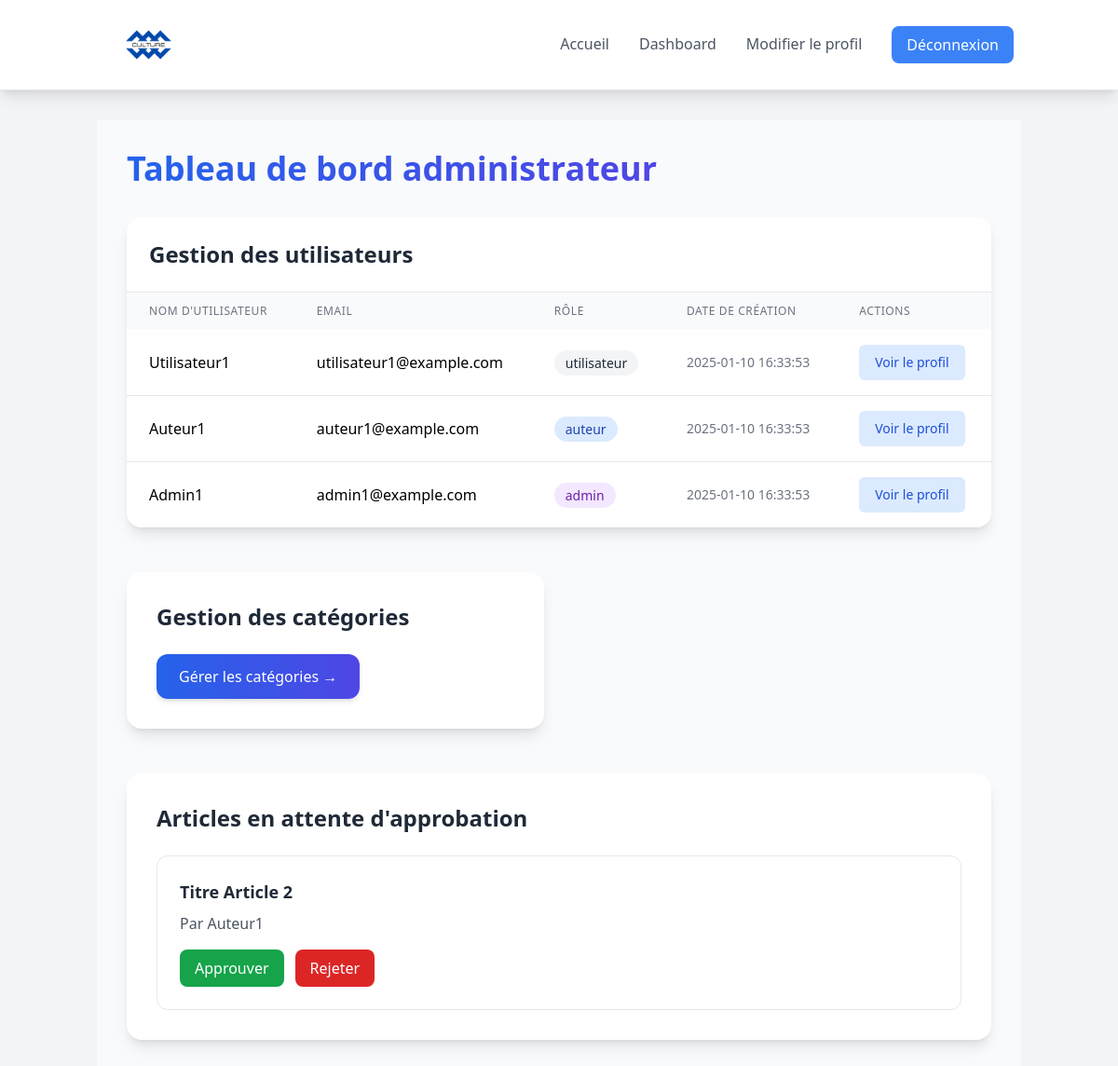
/index.php?page=dashboard (signed in), run on the app's committed database.
### tables this page shows
CREATE TABLE utilisateurs (
    id_utilisateur INT AUTO_INCREMENT PRIMARY KEY,
    nom_utilisateur VARCHAR(50) NOT NULL,
    email VARCHAR(100) NOT NULL UNIQUE,
    mot_de_passe VARCHAR(255) NOT NULL,
    role ENUM('admin', 'auteur', 'utilisateur', 'banned') NOT NULL,
    photo VARCHAR(255),
    date_creation TIMESTAMP DEFAULT CURRENT_TIMESTAMP
);

CREATE TABLE articles (
    id_article INT AUTO_INCREMENT PRIMARY KEY,
    titre VARCHAR(255) NOT NULL,
    contenu TEXT NOT NULL,
    id_categorie INT,
    id_auteur INT,
    statut ENUM('en attente', 'approuve', 'refuse') DEFAULT 'en attente',
    photo VARCHAR(255) NOT NULL,
    date_creation TIMESTAMP DEFAULT CURRENT_TIMESTAMP,
    date_modification TIMESTAMP DEFAULT CURRENT_TIMESTAMP ON UPDATE CURRENT_TIMESTAMP,
    FOREIGN KEY (id_categorie) REFERENCES categories(id_categorie),
    FOREIGN KEY (id_auteur) REFERENCES utilisateurs(id_utilisateur)
);

### classes/Database.php (called while the page is built, shortened)
<?php
class Database {
    private $host = "localhost";
    private $db_name = "culture_platform_v2";
    private $username = "root";
    private $password = "";
    public function getConnection() {
        $this->conn = null;
        try {
            $this->conn = new PDO("mysql:host=" . $this->host . ";dbname=" . $this->db_name, $this->username, $this->password);
            $this->conn->setAttribute(PDO::ATTR_ERRMODE, PDO::ERRMODE_EXCEPTION);
        } catch(PDOException $exception) {
            echo "Connection error: " . $exception->getMessage();
        }
        return $this->conn;
    }
}

### classes/User.php (called while the page is built, shortened)
<?php
class User {
    private $conn;
    private $table_name = "utilisateurs";
    public function __construct($db) {
        $this->conn = $db->getConnection();
    }
    public function getAllUsers() {
        $query = "SELECT * FROM " . $this->table_name . " ORDER BY id_utilisateur DESC";
        $stmt = $this->conn->prepare($query);
        $stmt->execute();
        return $stmt->fetchAll(PDO::FETCH_ASSOC);
    }
}

### classes/Article.php (called while the page is built, shortened)
<?php
class Article {
    private $conn;
    private $table_name = "articles";
    public function __construct($db) {
        $this->conn = $db->getConnection();
    }
    public function getPendingArticles() {
        $query = "SELECT a.*, c.nom_categorie, u.nom_utilisateur
                  FROM " . $this->table_name . " a
                  JOIN categories c ON a.id_categorie = c.id_categorie
                  JOIN utilisateurs u ON a.id_auteur = u.id_utilisateur
                  WHERE a.statut = 'en attente'
                  ORDER BY a.date_creation DESC";
        $stmt = $this->conn->prepare($query);
        $stmt->execute();
        return $stmt->fetchAll(PDO::FETCH_ASSOC);
    }
}

### views/dashboard.php (the view, shortened to what this page needs)
<div class="min-h-screen bg-gray-50 py-8 px-4 sm:px-6 lg:px-8">
    <?php if ($_SESSION['role'] === 'admin'): ?>
    <div class="max-w-7xl mx-auto">
        <h1 class="text-4xl font-extrabold text-gray-900 mb-8">
            <span class="bg-clip-text text-transparent bg-gradient-to-r from-blue-600 to-indigo-600">
            </span>
        </h1>
        <div class="mb-12 bg-white rounded-2xl shadow-lg overflow-hidden">
            <div class="p-6 border-b border-gray-200">
                <h2 class="text-2xl font-bold text-gray-800">Gestion des utilisateurs</h2>
            </div>
            <div class="overflow-x-auto">
                <table class="min-w-full">
                    <thead class="bg-gray-50">
                        <tr>
                            <th class="py-3 px-6 text-left text-xs font-medium text-gray-500 uppercase tracking-wider">Nom d'utilisateur</th>
                            <th class="py-3 px-6 text-left text-xs font-medium text-gray-500 uppercase tracking-wider">Email</th>
                            <th class="py-3 px-6 text-left text-xs font-medium text-gray-500 uppercase tracking-wider">Rôle</th>
                            <th class="py-3 px-6 text-left text-xs font-medium text-gray-500 uppercase tracking-wider">Date de création</th>
                            <th class="py-3 px-6 text-left text-xs font-medium text-gray-500 uppercase tracking-wider">Actions</th>
                        </tr>
                    </thead>
                    <tbody class="bg-white divide-y divide-gray-200">
                        <?php foreach ($allUsers as $user): ?>
                            <tr class="hover:bg-gray-50 transition-colors">
                                <td class="py-4 px-6"><?php echo htmlspecialchars($user['nom_utilisateur']); ?></td>
                                <td class="py-4 px-6"><?php echo htmlspecialchars($user['email']); ?></td>
                                <td class="py-4 px-6">
                                    <span class="px-3 py-1 rounded-full text-sm font-medium
                                        <?php echo $user['role'] === 'admin' ? 'bg-purple-100 text-purple-800' :
                                        ($user['role'] === 'auteur' ? 'bg-blue-100 text-blue-800' : 'bg-gray-100 text-gray-800'); ?>">
                                        <?php echo htmlspecialchars($user['role']); ?>
                                    </span>
                                </td>
                                <td class="py-4 px-6 text-sm text-gray-500"><?php echo htmlspecialchars($user['date_creation']); ?></td>
                                <td class="py-4 px-6">
                                    <a href="index.php?page=user_profile&id=<?php echo $user['id_utilisateur']; ?>"
                                       class="inline-flex items-center px-4 py-2 border border-transparent text-sm font-medium rounded-md text-blue-700 bg-blue-100 hover:bg-blue-200 transition-colors">
                                        Voir le profil
                                    </a>
                                </td>
                            </tr>
                        <?php endforeach; ?>
                    </tbody>
                </table>
            </div>
        </div>
        <div class="grid grid-cols-1 md:grid-cols-2 gap-8 mb-12">
            <div class="bg-white rounded-2xl shadow-lg p-8 transform transition-all hover:scale-105">
                <h2 class="text-2xl font-bold text-gray-800 mb-6">Gestion des catégories</h2>
                <a href="index.php?page=manage_categories"
                   class="inline-flex items-center px-6 py-3 bg-gradient-to-r from-blue-600 to-indigo-600 hover:from-blue-700 hover:to-indigo-700 text-white font-medium rounded-xl shadow-md transition-all">
                    Gérer les catégories →
                </a>
            </div>
        </div>
        <div class="bg-white rounded-2xl shadow-lg p-8 mb-12">
            <h2 class="text-2xl font-bold text-gray-800 mb-6">Articles en attente d'approbation</h2>
            <div class="space-y-4">
                <?php foreach ($pendingArticles as $article): ?>
                    <div class="p-6 border border-gray-200 rounded-xl hover:shadow-md transition-shadow">
                        <h3 class="text-lg font-semibold text-gray-800 mb-2"><?php echo htmlspecialchars($article['titre']); ?></h3>
                        <p class="text-gray-600 mb-4">Par <?php echo htmlspecialchars($article['nom_utilisateur']); ?></p>
                        <div class="flex space-x-3">
                            <a href="index.php?page=approve_article&id=<?php echo $article['id_article']; ?>"
                               class="px-4 py-2 bg-green-600 hover:bg-green-700 text-white font-medium rounded-lg transition-colors">
                                Approuver
                            </a>
                            <a href="index.php?page=reject_article&id=<?php echo $article['id_article']; ?>"
                               class="px-4 py-2 bg-red-600 hover:bg-red-700 text-white font-medium rounded-lg transition-colors">
                                Rejeter
                            </a>
                        </div>
                    </div>
                <?php endforeach; ?>
            </div>
        </div>
    </div>
    <?php endif; ?>
</div>

### views/header.php (shortened to what this page needs)
<!DOCTYPE html>
<html lang="fr">
<head>
    <script src="https://cdn.tailwindcss.com"></script>
</head>
<body class="bg-gray-100 min-h-screen flex flex-col">
    <header class="bg-white shadow-lg border-b border-gray-200">
        <nav class="container mx-auto px-6">
            <div class="flex justify-between items-center">
                <div class="flex items-center space-x-2">
                    <a href="index.php" class="flex items-center group">
                    <img src="./uploads/logo.png" alt="Art & Culture Logo" class="h-24 w-24">
                    </a>
                </div>
                <div class="flex items-center space-x-8">
                    <a href="index.php" class="text-gray-600 hover:text-indigo-600 font-medium transition-colors duration-300 border-b-2 border-transparent hover:border-indigo-600 py-1">
                        Accueil
                    </a>
                    <?php if (isset($_SESSION['user_id'])): ?>
                        <?php if ($_SESSION['role'] === 'admin' || $_SESSION['role'] === 'auteur'): ?>
                            <a href="index.php?page=dashboard" class="text-gray-600 hover:text-indigo-600 font-medium transition-colors duration-300 border-b-2 border-transparent hover:border-indigo-600 py-1">
                                Dashboard
                            </a>
                        <?php endif; ?>
                        <a href="index.php?page=edit_profile" class="text-gray-600 hover:text-indigo-600 font-medium transition-colors duration-300 border-b-2 border-transparent hover:border-indigo-600 py-1">
            Modifier le profil
        </a>
                        <a href="index.php?page=logout" class="bg-blue-500 text-white hover:bg-blue-600 px-4 py-2 rounded-lg font-medium transition-colors duration-300">
                            Déconnexion
                        </a>
                    <?php endif; ?>
                </div>
            </div>
        </nav>
    </header>
    <main class="container mx-auto px-4 py-8 flex-grow">
</body>
</html>

### index.php (shortened to what this page needs)
<?php
require_once 'classes/Database.php';
require_once 'classes/User.php';
require_once 'classes/Article.php';
$db = new Database();
$user = new User($db);
$article = new Article($db);
$page = isset($_GET['page']) ? $_GET['page'] : 'home';
include 'views/header.php';
switch ($page) {
    case 'dashboard':
        if (isset($_SESSION['user_id'])) {
            $userRole = $_SESSION['role'];
            if ($userRole === 'admin') {
                $allUsers = $user->getAllUsers();
                $pendingArticles = $article->getPendingArticles();
            } elseif ($userRole === 'auteur') {
                $userArticles = $article->getUserArticles($_SESSION['user_id']);
            }
            include 'views/dashboard.php';
        } else {
            header('Location: index.php');
        }
        break;
}
include 'views/footer.php';

### views/footer.php (shortened to what this page needs)
</body>
</html>

### data on the page
utilisateurs: nom_utilisateur "Utilisateur1", email "utilisateur1@example.com", role "utilisateur", date_creation "2025-01-10 16:33:53"
utilisateurs: nom_utilisateur "Auteur1", email "auteur1@example.com", role "auteur", date_creation "2025-01-10 16:33:53"
utilisateurs: nom_utilisateur "Admin1", email "admin1@example.com", role "admin", date_creation "2025-01-10 16:33:53"
articles: titre "Titre Article 2", id_auteur.nom_utilisateur "Auteur1"
